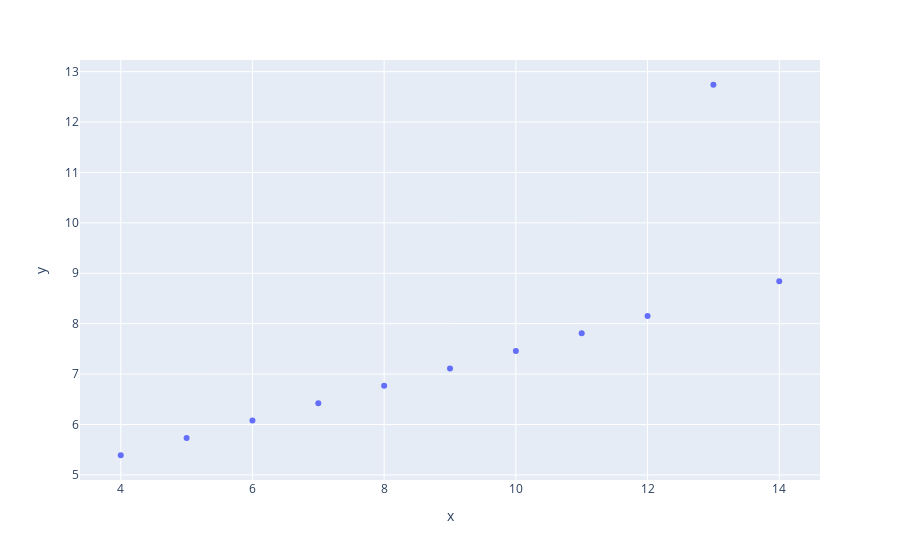

The code cell stored with this chart in its notebook:
### Code cell
px.scatter(df.query("dataset == 'III'"), x='x',y='y')

### Figure 1 — Plotly figure (JSON) as saved in the notebook; plotly's stock layout.template omitted (floating-point values rounded to 4 significant figures)
{"data": [{"hovertemplate": "x=%{x}<br>y=%{y}<extra></extra>", "legendgroup": "", "marker": {"color": "#636efa", "symbol": "circle"}, "mode": "markers", "name": "", "orientation": "v", "showlegend": false, "type": "scatter", "x": [10, 8, 13, 9, 11, 14, 6, 4, 12, 7, 5], "xaxis": "x", "y": [7.46, 6.77, 12.74, 7.11, 7.81, 8.84, 6.08, 5.39, 8.15, 6.42, 5.73], "yaxis": "y"}], "layout": {"legend": {"tracegroupgap": 0}, "margin": {"t": 60}, "xaxis": {"anchor": "y", "domain": [0, 1], "title": {"text": "x"}}, "yaxis": {"anchor": "x", "domain": [0, 1], "title": {"text": "y"}}}}
